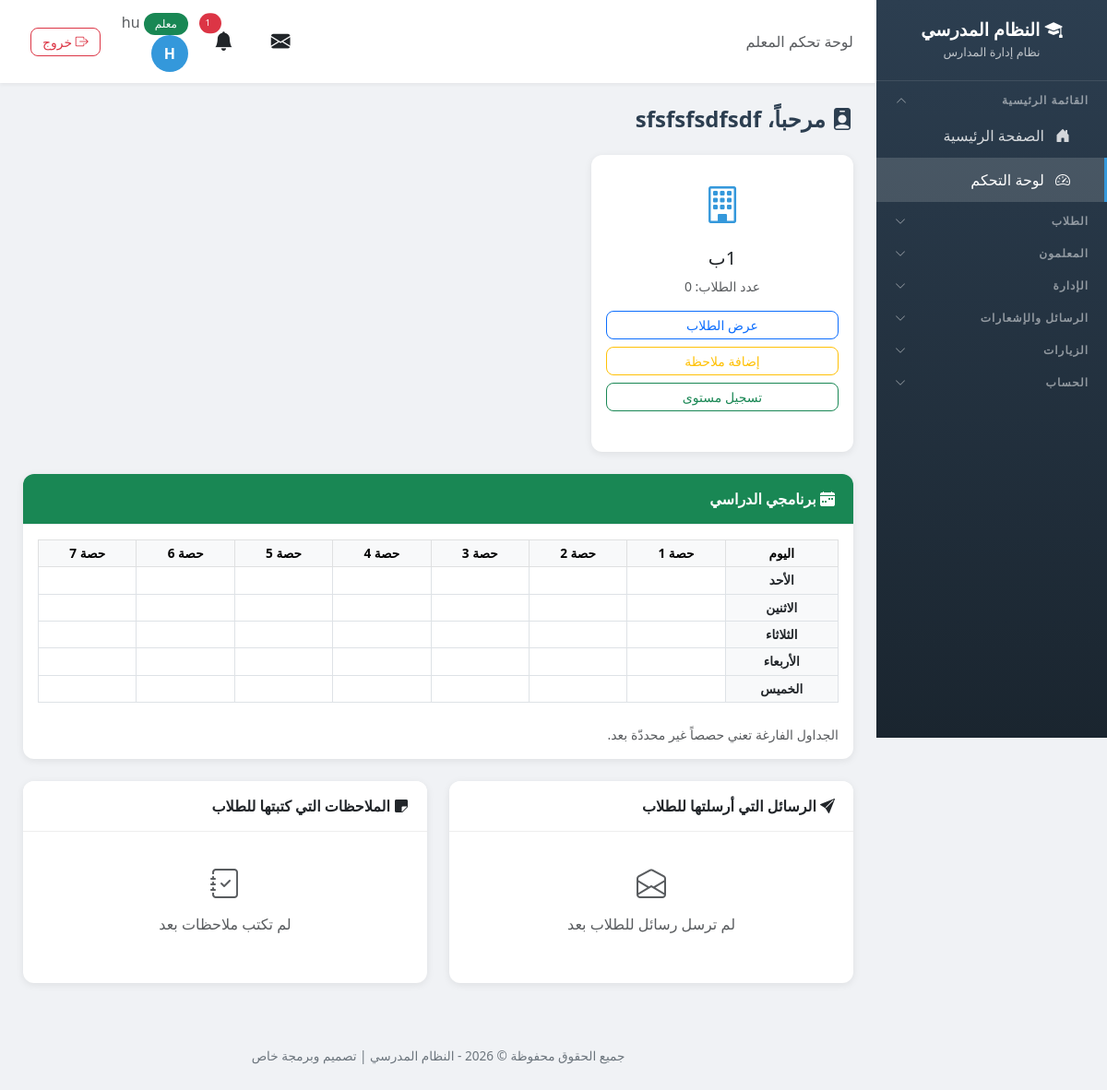
/dashboard/ (signed in), run on the app's committed database.
### school/models.py (models this page shows, shortened)
class Profile(models.Model):
    ROLE_CHOICES = [
        ('admin', 'مدير'),
        ('vice_principal', 'نائب مدير'),
        ('secretary', 'سكرتير'),
        ('teacher', 'معلم'),
        ('student', 'طالب'),
    ]
    user = models.OneToOneField(User, on_delete=models.CASCADE, related_name='profile')
    role = models.CharField('الدور', max_length=20, choices=ROLE_CHOICES, default='student')
    phone = models.CharField('رقم الهاتف', max_length=20, blank=True)

class Teacher(models.Model):
    user = models.OneToOneField(User, on_delete=models.CASCADE, related_name='teacher_profile')
    full_name = models.CharField('الاسم الكامل', max_length=200)
    email = models.EmailField('البريد الإلكتروني', blank=True)
    phone = models.CharField('رقم الهاتف', max_length=20, blank=True)
    id_number = models.CharField('رقم الهوية', max_length=50, blank=True, help_text='رقم هوية المعلم الوطني')
    hire_date = models.DateField('تاريخ التعيين', null=True, blank=True)
    birth_date = models.DateField('تاريخ الميلاد', null=True, blank=True)
    qualification = models.CharField('المؤهل العلمي', max_length=200, blank=True, help_text='مثال: بكالوريوس، ماجستير، دكتوراه')
    specialization = models.CharField('التخصص', max_length=200, blank=True, help_text='مثال: رياضيات، فيزياء، لغة عربية')
    classes = models.ManyToManyField(Class, verbose_name='الصفوف', blank=True, related_name='teachers')
    subjects = models.ManyToManyField(Subject, verbose_name='المواد', blank=True, related_name='teachers')
    created_at = models.DateTimeField('تاريخ الإضافة', auto_now_add=True)
    class Meta:
        verbose_name = 'معلم'
        verbose_name_plural = 'المعلمون'

class Class(models.Model):
    name = models.CharField('اسم الصف', max_length=100, unique=True)
    guardian = models.OneToOneField('Teacher', on_delete=models.SET_NULL, null=True, blank=True, related_name='guardian_class', verbose_name='مربي الصف')
    class Meta:
        verbose_name = 'صف'
        verbose_name_plural = 'الصفوف'

### school/views.py (the view, shortened to what this page needs)
# urls.py: path('dashboard/', views.dashboard, name='dashboard'),
@login_required
def dashboard(request):
    profile = request.user.profile
    if profile.role == 'admin':
        students_count = Student.objects.count()
        notes_count = Note.objects.count()
        teachers_count = Teacher.objects.count()
        unread_messages = Message.objects.filter(recipient__isnull=True, is_read=False).count()
        pending_agenda = Agenda.objects.filter(is_completed=False).count()
        return render(request, 'school/admin_dashboard.html', {
            'students_count': students_count,
            'notes_count': notes_count,
            'teachers_count': teachers_count,
            'unread_messages': unread_messages,
            'pending_agenda': pending_agenda,
        })
    elif profile.role == 'teacher':
        try:
            teacher = request.user.teacher_profile
            classes = teacher.classes.all()
            schedule_entries = list(TeacherScheduleEntry.objects.filter(
                teacher=teacher,
            ).select_related('subject', 'student_class'))
            sent_messages = list(Message.objects.filter(
                sender=request.user, recipient__profile__role='student',
            ).select_related('recipient__student_profile').order_by('-created_at')[:10])
            teacher_notes = list(Note.objects.filter(
                created_by=request.user,
            ).select_related('student__student_class').order_by('-created_at')[:10])
            return render(request, 'school/teacher_dashboard.html', {
                'teacher': teacher,
                'classes': classes,
                'schedule_entries': schedule_entries,
                'schedule_days': SCHEDULE_DAYS,
                'period_range': range(1, SCHEDULE_PERIODS + 1),
                'sent_messages': sent_messages,
                'teacher_notes': teacher_notes,
            })
        except Teacher.DoesNotExist:
            messages.error(request, 'لا يوجد ملف معلم مرتبط بهذا الحساب')
            return redirect('logout')

### templates/school/teacher_dashboard.html (shortened to what this page needs)
{% extends 'school/base.html' %}
{% block page_heading %}لوحة تحكم المعلم{% endblock %}
{% block content %}
<div class="d-flex justify-content-between align-items-center mb-4">
    <h4 class="page-title mb-0">
        <i class="bi bi-person-badge-fill"></i> مرحباً، {{ teacher.full_name }}
    </h4>
</div>
{% if classes %}
<div class="row g-4 mb-4">
    {% for class_obj in classes %}
    <div class="col-md-4">
        <div class="card h-100">
            <div class="card-body text-center py-4">
                <i class="bi bi-building" style="font-size: 2.5rem; color: #3498db;"></i>
                <h5 class="mt-3">{{ class_obj.name }}</h5>
                <p class="text-muted small">
                    عدد الطلاب: {{ class_obj.students.count }}
                </p>
                <div class="d-grid gap-2">
                    <a href="{% url 'student_list' %}" class="btn btn-outline-primary btn-sm">عرض الطلاب</a>
                    <a href="{% url 'add_note' %}" class="btn btn-outline-warning btn-sm">إضافة ملاحظة</a>
                    <a href="{% url 'add_student_level' %}" class="btn btn-outline-success btn-sm">تسجيل مستوى</a>
                </div>
            </div>
        </div>
    </div>
    {% endfor %}
</div>
{% else %}
<div class="empty-state">
    <i class="bi bi-journal-text"></i>
    <h5>لم يتم تحديد الصفوف لك بعد</h5>
    <p class="text-muted">يرجى التواصل مع الإدارة لربطك بالصفوف</p>
</div>
{% endif %}
<div class="card mb-4">
    <div class="card-header bg-success text-white">
        <i class="bi bi-calendar-week-fill"></i> برنامجي الدراسي
    </div>
    <div class="card-body">
        <div class="table-responsive">
            <table class="table table-bordered table-sm text-center align-middle">
                <thead class="table-light">
                    <tr>
                        <th>اليوم</th>
                        {% for p in period_range %}
                        <th>حصة {{ p }}</th>
                        {% endfor %}
                    </tr>
                </thead>
                <tbody>
                    {% for day in schedule_days %}
                    <tr>
                        <th class="align-middle">{{ day }}</th>
                        {% for p in period_range %}
                        <td>
                        </td>
                        {% endfor %}
                    </tr>
                    {% endfor %}
                </tbody>
            </table>
        </div>
        <p class="text-muted small mb-0 mt-2">الجداول الفارغة تعني حصصاً غير محددّة بعد.</p>
    </div>
</div>
<div class="row g-4 mb-4">
    <div class="col-md-6">
        <div class="card h-100">
            <div class="card-header">
                <i class="bi bi-send-fill"></i> الرسائل التي أرسلتها للطلاب
            </div>
            <div class="card-body">
                {% if sent_messages %}
                <div class="table-responsive">
                    <table class="table table-sm">
                        <thead>
                            <tr>
                                <th>الطالب</th>
                                <th>الموضوع</th>
                                <th>التاريخ</th>
                            </tr>
                        </thead>
                        <tbody>
                            {% for m in sent_messages %}
                            <tr>
                                <td>{{ m.recipient.student_profile.full_name }}</td>
                                <td>{{ m.subject|truncatewords:6 }}</td>
                                <td>{{ m.created_at|date:"Y-m-d" }}</td>
                            </tr>
                            {% endfor %}
                        </tbody>
                    </table>
                </div>
                {% else %}
                <div class="text-center text-muted py-3">
                    <i class="bi bi-envelope-open" style="font-size: 2rem;"></i>
                    <p class="mt-2 mb-0">لم ترسل رسائل للطلاب بعد</p>
                </div>
                {% endif %}
            </div>
        </div>
    </div>
    <div class="col-md-6">
        <div class="card h-100">
            <div class="card-header">
                <i class="bi bi-sticky-fill"></i> الملاحظات التي كتبتها للطلاب
            </div>
            <div class="card-body">
                {% if teacher_notes %}
                <div class="table-responsive">
                    <table class="table table-sm">
                        <thead>
                            <tr>
                                <th>الطالب</th>
                                <th>النوع</th>
                                <th>المحتوى</th>
                                <th>التاريخ</th>
                            </tr>
                        </thead>
                        <tbody>
                            {% for n in teacher_notes %}
                            <tr>
                                <td>{{ n.student.full_name }}</td>
                                <td><span class="badge bg-{% if n.note_type == 'تأخير' %}warning{% elif n.note_type == 'تأديبية' %}danger{% elif n.note_type == 'سلوك' %}info{% else %}secondary{% endif %}">{{ n.note_type }}</span></td>
                                <td>{{ n.content|truncatewords:8 }}</td>
                                <td>{{ n.created_at|date:"Y-m-d" }}</td>
                            </tr>
                            {% endfor %}
                        </tbody>
                    </table>
                </div>
                {% else %}
                <div class="text-center text-muted py-3">
                    <i class="bi bi-journal-check" style="font-size: 2rem;"></i>
                    <p class="mt-2 mb-0">لم تكتب ملاحظات بعد</p>
                </div>
                {% endif %}
            </div>
        </div>
    </div>
</div>
{% endblock %}

### templates/school/base.html (shortened to what this page needs)
<!DOCTYPE html>
<html lang="ar" dir="rtl">
<head>
    <link href="https://cdn.jsdelivr.net/npm/bootstrap@5.3.0/dist/css/bootstrap.min.css" rel="stylesheet">
    <link href="https://cdn.jsdelivr.net/npm/bootstrap@5.3.0/dist/css/bootstrap.rtl.min.css" rel="stylesheet">
    <link rel="stylesheet" href="https://cdn.jsdelivr.net/npm/bootstrap-icons@1.11.0/font/bootstrap-icons.css">
    <link href="https://cdn.jsdelivr.net/npm/select2@4.1.0-rc.0/dist/css/select2.min.css" rel="stylesheet" />
    <link href="https://cdn.jsdelivr.net/npm/select2-bootstrap-5-theme@1.3.0/dist/select2-bootstrap-5-theme.rtl.min.css" rel="stylesheet" />
    <link rel="stylesheet" href="https://unpkg.com/leaflet@1.9.4/dist/leaflet.css" />
</head>
<body>
    {% if user.is_authenticated %}
    <div class="sidebar" id="sidebar">
        <div class="brand">
            <h4><i class="bi bi-mortarboard-fill"></i> النظام المدرسي</h4>
            <small>نظام إدارة المدارس</small>
        </div>
        {% if user.is_authenticated %}
        <button class="nav-section nav-toggle" type="button" data-target="collapse-main" aria-expanded="false">
            <span>القائمة الرئيسية</span><i class="bi bi-chevron-down"></i>
        </button>
        <div class="nav-collapse" id="collapse-main">
        <a href="{% url 'home' %}" class="nav-link {% if request.resolver_match.url_name == 'home' %}active{% endif %}">
            <i class="bi bi-house-door-fill"></i> الصفحة الرئيسية
        </a>
        <a href="{% url 'dashboard' %}" class="nav-link {% if request.resolver_match.url_name == 'dashboard' %}active{% endif %}">
            <i class="bi bi-speedometer2"></i> لوحة التحكم
        </a>
        </div>
        {% if 'students_view' in user_perms or 'students_add' in user_perms or 'notes_view' in user_perms or 'levels_view' in user_perms %}
        <button class="nav-section nav-toggle" type="button" data-target="collapse-students" aria-expanded="false">
            <span>الطلاب</span><i class="bi bi-chevron-down"></i>
        </button>
        {% endif %}
        {% if 'teachers_view' in user_perms or 'teachers_add' in user_perms or 'nominations_view' in user_perms or 'guardians_view' in user_perms %}
        <button class="nav-section nav-toggle" type="button" data-target="collapse-teachers" aria-expanded="false">
            <span>المعلمون</span><i class="bi bi-chevron-down"></i>
        </button>
        {% endif %}
        {% if 'classes_view' in user_perms or 'subjects_view' in user_perms or 'announcements_view' in user_perms or 'agenda_view' in user_perms or 'leaves_view' in user_perms or 'lateness_view' in user_perms or 'meetings_view' in user_perms or 'supervisor_visits_view' in user_perms or 'inspection_visits_view' in user_perms or 'visit_program_view' in user_perms or 'absence_view' in user_perms or 'schedule_view' in user_perms or 'certificates_view' in user_perms or 'exams_view' in user_perms or 'survey_view' in user_perms %}
        <button class="nav-section nav-toggle" type="button" data-target="collapse-admin" aria-expanded="false">
            <span>الإدارة</span><i class="bi bi-chevron-down"></i>
        </button>
        {% endif %}
        {% if 'messages_view' in user_perms or 'messages_send' in user_perms %}
        <button class="nav-section nav-toggle" type="button" data-target="collapse-messages" aria-expanded="false">
            <span>الرسائل والإشعارات</span><i class="bi bi-chevron-down"></i>
        </button>
        {% endif %}
        {% if user.profile.role == 'teacher' %}
        <button class="nav-section nav-toggle" type="button" data-target="collapse-visits" aria-expanded="false">
            <span>الزيارات</span><i class="bi bi-chevron-down"></i>
        </button>
        {% endif %}
        <button class="nav-section nav-toggle" type="button" data-target="collapse-account" aria-expanded="false">
            <span>الحساب</span><i class="bi bi-chevron-down"></i>
        </button>
        {% endif %}
    </div>
    <div class="main-content">
        <div class="top-bar">
            <div>
                <span class="d-none d-md-inline text-muted">{% block page_heading %}{% endblock %}</span>
            </div>
            <div class="user-info">
                <div class="dropdown d-inline-block mx-2" id="messageBell">
                    <button class="btn btn-link text-reset position-relative p-1" type="button" data-bs-toggle="dropdown" aria-expanded="false" style="font-size: 1.3rem;">
                        <i class="bi bi-envelope-fill"></i>
                    </button>
                </div>
                <div class="dropdown d-inline-block mx-2" id="notificationBell">
                    <button class="btn btn-link text-reset position-relative p-1" type="button" data-bs-toggle="dropdown" aria-expanded="false" style="font-size: 1.3rem;">
                        <i class="bi bi-bell-fill"></i>
                        {% if unread_notifications_count > 0 %}
                        <span class="position-absolute top-0 start-100 translate-middle badge rounded-pill bg-danger" style="font-size: 0.6rem;">
                            {{ unread_notifications_count }}
                        </span>
                        {% endif %}
                    </button>
                </div>
                <a href="{% url 'my_account' %}" class="text-decoration-none text-reset">
                    <span class="text-muted d-none d-sm-inline">
                        <span class="badge bg-{% if user.profile.role == 'admin' %}danger{% elif user.profile.role == 'teacher' %}success{% else %}info{% endif %}">
                            {{ user.profile.get_role_display }}
                        </span>
                        {{ user.first_name|default:user.username }}
                    </span>
                    <div class="avatar">{{ user.first_name|first|default:user.username|first|upper }}</div>
                </a>
                <a href="{% url 'logout' %}" class="btn btn-sm btn-outline-danger ms-2" title="تسجيل الخروج">
                    <i class="bi bi-box-arrow-right"></i> <span class="d-none d-sm-inline">خروج</span>
                </a>
            </div>
        </div>
        <div class="page-content">
            {% block content %}{% endblock %}
        </div>
        <div class="footer no-print">
            <p>جميع الحقوق محفوظة &copy; {% now "Y" %} - النظام المدرسي | تصميم وبرمجة خاص</p>
        </div>
    </div>
    {% endif %}
</body>
</html>

### data on the page
Teacher: full_name "sfsfsfsdfsdf"
Class: name "1ب", students.count "0"

### other printed values
{{ unread_notifications_count }} "1"
{{ user.profile.get_role_display }} "معلم"
{{ user.first_name|default:user.username }} "hu"
{{ user.first_name|first|default:user.username|first|upper }} "H"
{{ p }} "1" "2" "3" "4" "5" "6" "7"
{{ day }} "الأحد" "الاثنين" "الثلاثاء" "الأربعاء" "الخميس"
